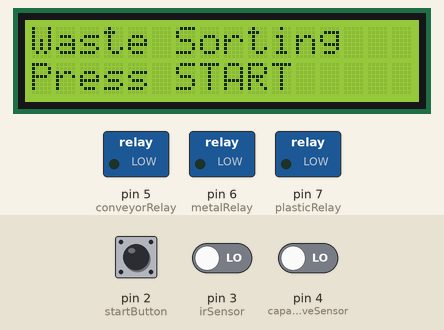
Simulated run of this sketch. Board: Arduino Uno, built with avr-gcc and run on an emulated ATmega328P. On the bench: 16×2 character LCD, switched loads named in the sketch (green lamp = pin HIGH). The test bench sets the inputs (shaded band); at power-on: pin 2 (startButton) LOW, pin 3 (irSensor) LOW, pin 4 (capacitiveSensor) LOW.

Above: at 1.2 s.
1.3 s: pin 2 (startButton) pulled HIGH for 0.15 s
At 2.5 s:
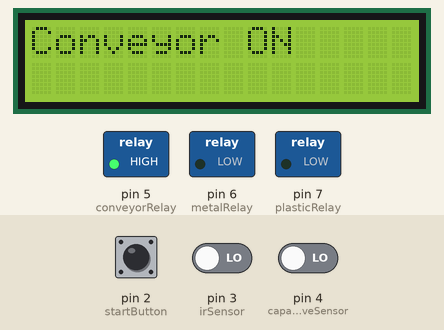
4.4 s: pin 3 (irSensor) driven HIGH
At 4.8 s:
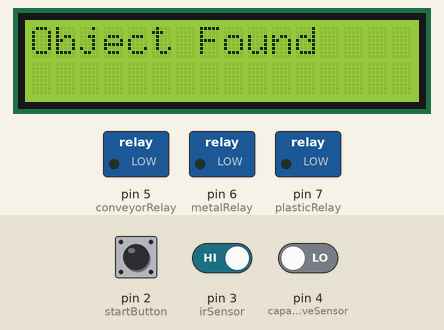
At 5.2 s:
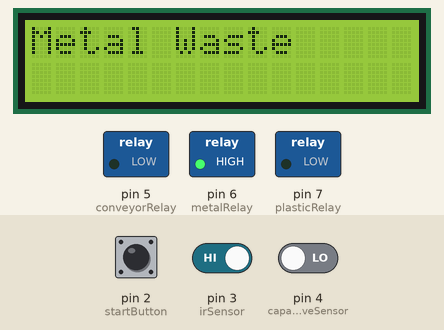
7.4 s: pin 3 (irSensor) driven LOW
At 8.06 s:
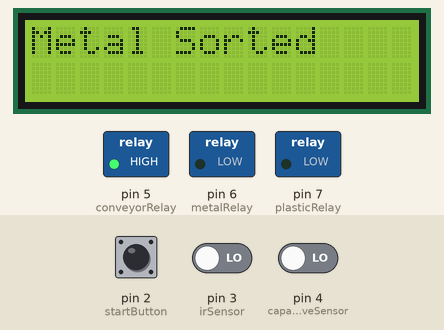
10.4 s: pin 2 (startButton) pulled HIGH for 1 s
14.4 s: pin 2 (startButton) pulled HIGH for 0.15 s
17.5 s: pin 2 (startButton) pulled HIGH for 3.2 s
Timing chart, 0 to 20.5 s (numbered marks = the images above; inputs shaded):
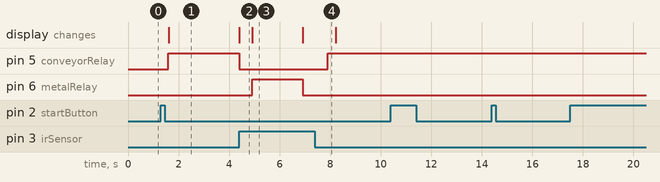

The sketch:

waste_sorting2_code.ino
```cpp
#include <LiquidCrystal.h>

// LCD Pins
LiquidCrystal lcd(8, 9, 10, 11, 12, 13);

// Input Pins
const int startButton = 2;
const int irSensor = 3;
const int capacitiveSensor = 4;

// Relay Output Pins
const int conveyorRelay = 5;
const int metalRelay = 6;
const int plasticRelay = 7;

bool systemRunning = false;

void setup()
{
  pinMode(startButton, INPUT);
  pinMode(irSensor, INPUT);
  pinMode(capacitiveSensor, INPUT);

  pinMode(conveyorRelay, OUTPUT);
  pinMode(metalRelay, OUTPUT);
  pinMode(plasticRelay, OUTPUT);

  digitalWrite(conveyorRelay, LOW);
  digitalWrite(metalRelay, LOW);
  digitalWrite(plasticRelay, LOW);

  lcd.begin(16, 2);
  lcd.print("Waste Sorting");
  lcd.setCursor(0, 1);
  lcd.print("Press START");
}

void loop()
{
  // Start the system
  if (digitalRead(startButton) == HIGH)
  {
    systemRunning = true;
    delay(300);
  }

  if (systemRunning)
  {
    // Conveyor ON
    digitalWrite(conveyorRelay, HIGH);

    lcd.clear();
    lcd.print("Conveyor ON");

    // Object detected by IR sensor
    if (digitalRead(irSensor) == HIGH)
    {
      digitalWrite(conveyorRelay, LOW);

      lcd.clear();
      lcd.print("Object Found");

      delay(500);

      // Plastic detected
      if (digitalRead(capacitiveSensor) == HIGH)
      {
        lcd.clear();
        lcd.print("Plastic Waste");

        digitalWrite(plasticRelay, HIGH);
        delay(2000);
        digitalWrite(plasticRelay, LOW);

        lcd.clear();
        lcd.print("Plastic Sorted");
        delay(1000);
      }
      else
      {
        lcd.clear();
        lcd.print("Metal Waste");

        digitalWrite(metalRelay, HIGH);
        delay(2000);
        digitalWrite(metalRelay, LOW);

        lcd.clear();
        lcd.print("Metal Sorted");
        delay(1000);
      }

      // Restart Conveyor
      digitalWrite(conveyorRelay, HIGH);
    }
  }
}
```

Measured:
- after the input at 1.3 s, pin 5 (conveyorRelay): LOW → HIGH after 0.30 s; the display: changes after 0.30 s (image 1)
- after the input at 4.4 s, pin 5 (conveyorRelay): HIGH → LOW at once; pin 6 (metalRelay): LOW → HIGH after 0.51 s, → LOW 2.0 s later; the display: changes at once (image 2)
- after the input at 7.4 s, pin 5 (conveyorRelay): LOW → HIGH after 0.51 s; pin 6 (metalRelay): stays LOW (without the input it goes to HIGH after 1.0 s)
- after the input at 10.4 s, every drawn part: stays the same
- after the input at 14.4 s, every drawn part: stays the same
- after the input at 17.5 s, every drawn part: stays the same
- what the display in image 2 shows lasts 0.5 s, from 4.4 s to 4.9 s
- what the display in image 3 shows lasts 2.0 s, from 4.9 s to 6.9 s
